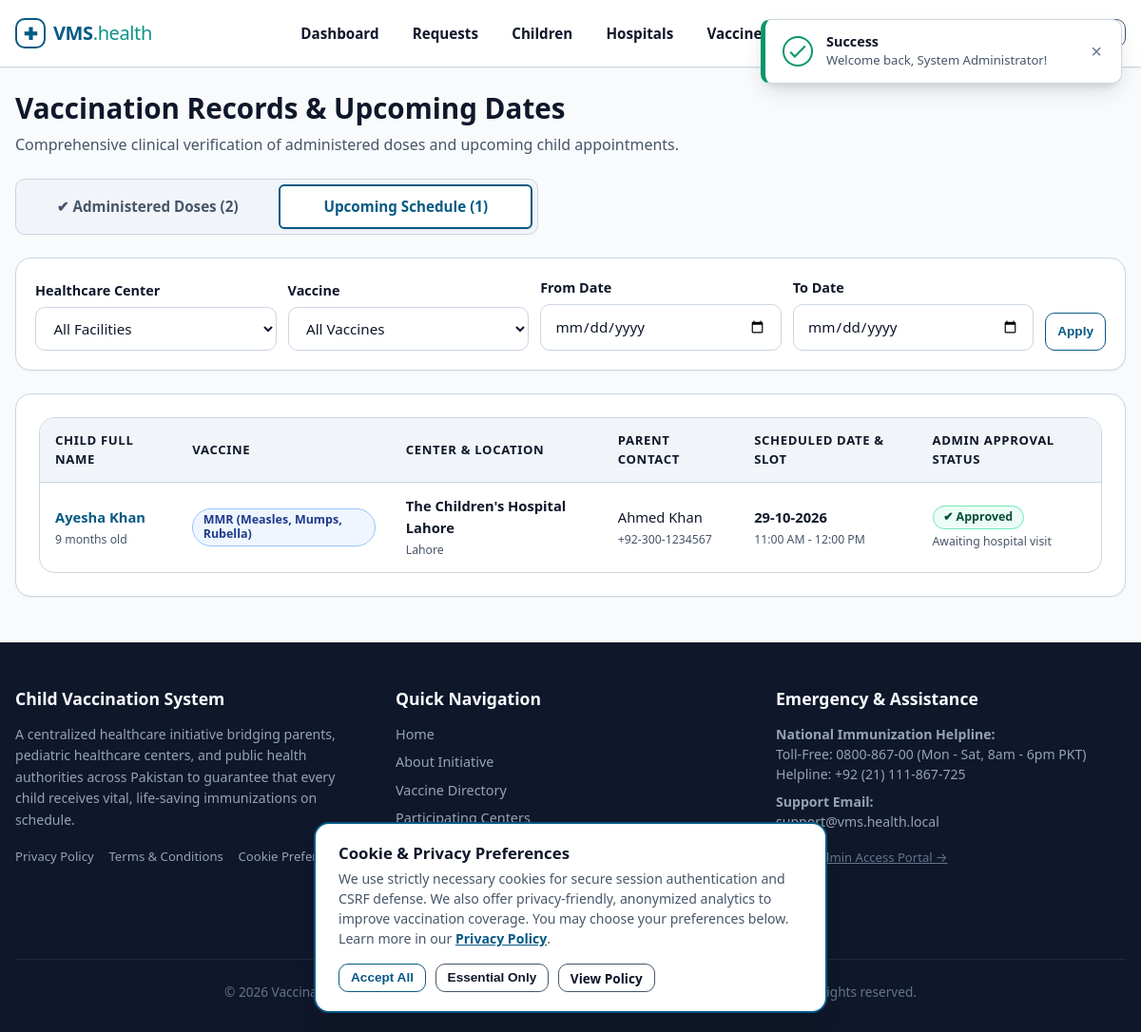
/vms/admin/vaccinations.php?view=upcoming (signed in), run on the app's committed database.
### tables this page shows
CREATE TABLE `bookings` (
  `id` INT UNSIGNED NOT NULL AUTO_INCREMENT,
  `child_id` INT UNSIGNED NOT NULL COMMENT 'Child receiving vaccination',
  `parent_id` INT UNSIGNED NOT NULL COMMENT 'Parent who booked appointment',
  `hospital_id` INT UNSIGNED NOT NULL COMMENT 'Selected vaccination center',
  `vaccine_id` INT UNSIGNED NOT NULL COMMENT 'Vaccine to be administered',
  `preferred_date` DATE NOT NULL COMMENT 'Date booked for the appointment',
  `time_slot` VARCHAR(30) NOT NULL COMMENT 'e.g. 09:00 AM - 10:00 AM',
  `admin_status` ENUM('pending', 'approved', 'rejected') NOT NULL DEFAULT 'pending' COMMENT 'Admin approval status',
  `vaccination_status` ENUM('pending', 'vaccinated', 'not_vaccinated') NOT NULL DEFAULT 'pending' COMMENT 'Hospital verification status',
  `vaccinated_on` DATETIME DEFAULT NULL COMMENT 'Timestamp when hospital confirmed vaccination',
  `remarks` TEXT DEFAULT NULL COMMENT 'Clinical observations or rejection/cancellation reasons',
  `created_at` DATETIME NOT NULL DEFAULT CURRENT_TIMESTAMP,
  PRIMARY KEY (`id`),
  KEY `idx_bookings_child` (`child_id`),
  KEY `idx_bookings_parent` (`parent_id`),
  KEY `idx_bookings_hospital` (`hospital_id`),
  KEY `idx_bookings_vaccine` (`vaccine_id`),
  KEY `idx_bookings_admin_status` (`admin_status`),
  KEY `idx_bookings_vac_status` (`vaccination_status`),
  KEY `idx_bookings_preferred_date` (`preferred_date`),
  KEY `idx_bookings_parent_child` (`parent_id`, `child_id`),
  KEY `idx_bookings_hosp_schedule` (`hospital_id`, `preferred_date`, `vaccination_status`),
  CONSTRAINT `fk_bookings_child` FOREIGN KEY (`child_id`)
    REFERENCES `children` (`id`) ON DELETE CASCADE ON UPDATE CASCADE,
  CONSTRAINT `fk_bookings_parent` FOREIGN KEY (`parent_id`)
    REFERENCES `parents` (`id`) ON DELETE CASCADE ON UPDATE CASCADE,
  CONSTRAINT `fk_bookings_hospital` FOREIGN KEY (`hospital_id`)
    REFERENCES `hospitals` (`id`) ON DELETE CASCADE ON UPDATE CASCADE,
  CONSTRAINT `fk_bookings_vaccine` FOREIGN KEY (`vaccine_id`)
    REFERENCES `vaccines` (`id`) ON DELETE CASCADE ON UPDATE CASCADE
);

CREATE TABLE `children` (
  `id` INT UNSIGNED NOT NULL AUTO_INCREMENT,
  `parent_id` INT UNSIGNED NOT NULL COMMENT 'Foreign key to parents.id',
  `name` VARCHAR(100) NOT NULL COMMENT 'Child full name',
  `dob` DATE NOT NULL COMMENT 'Date of birth used for schedule calculations',
  `gender` ENUM('male', 'female', 'other') NOT NULL COMMENT 'Biological gender',
  `blood_group` VARCHAR(10) NOT NULL COMMENT 'Blood group e.g. A+, B+, O+, AB-',
  `created_at` DATETIME NOT NULL DEFAULT CURRENT_TIMESTAMP,
  PRIMARY KEY (`id`),
  KEY `idx_children_parent_id` (`parent_id`),
  KEY `idx_children_dob` (`dob`),
  CONSTRAINT `fk_children_parent` FOREIGN KEY (`parent_id`)
    REFERENCES `parents` (`id`) ON DELETE CASCADE ON UPDATE CASCADE
);

CREATE TABLE `vaccines` (
  `id` INT UNSIGNED NOT NULL AUTO_INCREMENT,
  `name` VARCHAR(100) NOT NULL COMMENT 'Vaccine name e.g. BCG, OPV, MMR',
  `description` TEXT NOT NULL COMMENT 'Medical indications, preventable illnesses, instructions',
  `recommended_age_days` INT UNSIGNED NOT NULL COMMENT 'Days from birth when dose is due (0 = Birth)',
  `doses` INT UNSIGNED NOT NULL DEFAULT 1 COMMENT 'Total recommended doses in the series',
  `status` ENUM('available', 'unavailable') NOT NULL DEFAULT 'available',
  `created_at` DATETIME NOT NULL DEFAULT CURRENT_TIMESTAMP,
  PRIMARY KEY (`id`),
  KEY `idx_vaccines_status` (`status`),
  KEY `idx_vaccines_age_days` (`recommended_age_days`)
);

CREATE TABLE `hospitals` (
  `id` INT UNSIGNED NOT NULL AUTO_INCREMENT,
  `user_id` INT UNSIGNED NOT NULL COMMENT 'Foreign key to users.id',
  `name` VARCHAR(150) NOT NULL COMMENT 'Official name of the hospital / health center',
  `address` TEXT NOT NULL COMMENT 'Street address of the hospital',
  `city` VARCHAR(80) NOT NULL COMMENT 'City where hospital is located',
  `location` VARCHAR(150) NOT NULL COMMENT 'District, zone, or prominent landmark for parent search',
  `phone` VARCHAR(25) NOT NULL COMMENT 'Hospital reception / pediatric hotline',
  `status` ENUM('active', 'inactive') NOT NULL DEFAULT 'active' COMMENT 'Account status',
  `created_at` DATETIME NOT NULL DEFAULT CURRENT_TIMESTAMP,
  PRIMARY KEY (`id`),
  UNIQUE KEY `uk_hospitals_user_id` (`user_id`),
  KEY `idx_hospitals_city` (`city`),
  KEY `idx_hospitals_status` (`status`),
  CONSTRAINT `fk_hospitals_user` FOREIGN KEY (`user_id`)
    REFERENCES `users` (`id`) ON DELETE CASCADE ON UPDATE CASCADE
);

CREATE TABLE `users` (
  `id` INT UNSIGNED NOT NULL AUTO_INCREMENT,
  `name` VARCHAR(100) NOT NULL COMMENT 'Full name of user or organization representative',
  `email` VARCHAR(120) NOT NULL COMMENT 'Unique login email address',
  `password_hash` VARCHAR(255) NOT NULL COMMENT 'Bcrypt password hash produced by password_hash()',
  `role` ENUM('admin', 'parent', 'hospital') NOT NULL COMMENT 'System role controlling authorization',
  `created_at` DATETIME NOT NULL DEFAULT CURRENT_TIMESTAMP,
  PRIMARY KEY (`id`),
  UNIQUE KEY `uk_users_email` (`email`),
  KEY `idx_users_role` (`role`)
);

CREATE TABLE `parents` (
  `id` INT UNSIGNED NOT NULL AUTO_INCREMENT,
  `user_id` INT UNSIGNED NOT NULL COMMENT 'Foreign key to users.id',
  `phone` VARCHAR(25) NOT NULL COMMENT 'Primary contact number for notifications (+92)',
  `address` TEXT NOT NULL COMMENT 'Residential physical address',
  `created_at` DATETIME NOT NULL DEFAULT CURRENT_TIMESTAMP,
  PRIMARY KEY (`id`),
  UNIQUE KEY `uk_parents_user_id` (`user_id`),
  CONSTRAINT `fk_parents_user` FOREIGN KEY (`user_id`)
    REFERENCES `users` (`id`) ON DELETE CASCADE ON UPDATE CASCADE
);

### vms/includes/functions.php (called while the page is built, shortened)
<?php
function url(string $path = ''): string
{
    return BASE_URL . ltrim($path, '/');
}
function e($value): string
{
    return htmlspecialchars((string)$value, ENT_QUOTES, 'UTF-8');
}
function sanitizeInput($data): string
{
    return trim(str_replace(chr(0), '', $data));
}
function formatDate(?string $dateString, string $format = 'd-m-Y'): string
{
    $timestamp = strtotime($dateString);
    return date($format, $timestamp);
}
function formatAge(string $dob): string
{
    try {
        $birthDate = new DateTime($dob);
        $today = new DateTime('today');
        $diff = $birthDate->diff($today);
        if ($diff->m > 0) {
            return $diff->m . ' month' . ($diff->m > 1 ? 's' : '');
        }
        return $diff->d . ' day' . ($diff->d > 1 ? 's' : '');
    } catch (Exception $e) {
        return 'Unknown';
    }
}

### vms/admin/vaccinations.php (the view, shortened to what this page needs)
<?php
require_once __DIR__ . '/../includes/functions.php';
$pdo = getDBConnection();
$activeView = $_GET['view'] ?? 'completed';
$filterHospital = (int)($_GET['hospital_id'] ?? 0);
$filterVaccine  = (int)($_GET['vaccine_id'] ?? 0);
$startDate      = sanitizeInput($_GET['start_date'] ?? '');
$endDate        = sanitizeInput($_GET['end_date'] ?? '');
if ($activeView === 'completed') {
    $sql = 'SELECT b.*,
                   c.name AS child_name, c.dob AS child_dob,
                   u.name AS parent_name, p.phone AS parent_phone,
                   h.name AS hospital_name, h.city AS hospital_city,
                   v.name AS vaccine_name
            FROM bookings b
            JOIN children c ON b.child_id = c.id
            JOIN parents p ON b.parent_id = p.id
            JOIN users u ON p.user_id = u.id
            JOIN hospitals h ON b.hospital_id = h.id
            JOIN vaccines v ON b.vaccine_id = v.id
            WHERE b.vaccination_status = "vaccinated"';
    $params = [];
    if ($filterHospital > 0) {
        $sql .= ' AND b.hospital_id = ?';
        $params[] = $filterHospital;
    }
    if ($filterVaccine > 0) {
        $sql .= ' AND b.vaccine_id = ?';
        $params[] = $filterVaccine;
    }
    if (!empty($startDate)) {
        $sql .= ' AND DATE(b.vaccinated_on) >= ?';
        $params[] = $startDate;
    }
    if (!empty($endDate)) {
        $sql .= ' AND DATE(b.vaccinated_on) <= ?';
        $params[] = $endDate;
    }
    $sql .= ' ORDER BY b.vaccinated_on DESC';
    $stmt = $pdo->prepare($sql);
    $stmt->execute($params);
    $records = $stmt->fetchAll();
} else {
    $sql = 'SELECT b.*,
                   c.name AS child_name, c.dob AS child_dob,
                   u.name AS parent_name, p.phone AS parent_phone,
                   h.name AS hospital_name, h.city AS hospital_city,
                   v.name AS vaccine_name
            FROM bookings b
            JOIN children c ON b.child_id = c.id
            JOIN parents p ON b.parent_id = p.id
            JOIN users u ON p.user_id = u.id
            JOIN hospitals h ON b.hospital_id = h.id
            JOIN vaccines v ON b.vaccine_id = v.id
            WHERE b.admin_status = "approved" AND b.vaccination_status = "pending"';
    $params = [];
    $sql .= ' ORDER BY b.preferred_date ASC, b.time_slot ASC';
    $stmt = $pdo->prepare($sql);
    $stmt->execute($params);
    $records = $stmt->fetchAll();
}
$countCompleted = (int)$pdo->query('SELECT COUNT(*) FROM bookings WHERE vaccination_status = "vaccinated"')->fetchColumn();
$countUpcoming  = (int)$pdo->query('SELECT COUNT(*) FROM bookings WHERE admin_status = "approved" AND vaccination_status = "pending"')->fetchColumn();
require_once __DIR__ . '/../includes/header.php';
?>
<div class="container">
    <div style="margin-bottom: 1.5rem;">
        <h1>Vaccination Records & Upcoming Dates</h1>
        <p style="margin: 0;">Comprehensive clinical verification of administered doses and upcoming child appointments.</p>
    </div>
    <div class="form-tabs" style="max-width: 550px; margin-bottom: 1.5rem;">
        <a href="<?= url('admin/vaccinations.php?view=completed'); ?>"
           class="form-tab-btn <?= $activeView === 'completed' ? 'is-active' : ''; ?>" style="text-decoration: none;">
            &#10004; Administered Doses (<?= $countCompleted; ?>)
        </a>
        <a href="<?= url('admin/vaccinations.php?view=upcoming'); ?>"
           class="form-tab-btn <?= $activeView === 'upcoming' ? 'is-active' : ''; ?>" style="text-decoration: none;">
            Upcoming Schedule (<?= $countUpcoming; ?>)
        </a>
    </div>
    <div class="card" style="margin-bottom: 1.5rem; padding: 1.25rem;">
        <form action="<?= url('admin/vaccinations.php'); ?>" method="GET" style="display: flex; flex-wrap: wrap; gap: 0.75rem; align-items: flex-end;">
            <div style="flex: 1; min-width: 170px;">
                <label for="hospital_id" class="form-label">Healthcare Center</label>
                <select id="hospital_id" name="hospital_id" class="form-select">
                    <option value="0">All Facilities</option>
                </select>
            </div>
            <div style="flex: 1; min-width: 170px;">
                <label for="vaccine_id" class="form-label">Vaccine</label>
                <select id="vaccine_id" name="vaccine_id" class="form-select">
                    <option value="0">All Vaccines</option>
                </select>
            </div>
            <div style="flex: 1; min-width: 130px;">
                <label for="start_date" class="form-label">From Date</label>
                <input type="date" id="start_date" name="start_date" class="form-control" value="<?= e($startDate); ?>">
            </div>
            <div style="flex: 1; min-width: 130px;">
                <label for="end_date" class="form-label">To Date</label>
                <input type="date" id="end_date" name="end_date" class="form-control" value="<?= e($endDate); ?>">
            </div>
            <div style="display: flex; gap: 0.5rem;">
                <button type="submit" class="btn btn-primary btn-sm" style="height: 40px;">Apply</button>
            </div>
        </form>
    </div>
    <div class="card">
        <?php if (empty($records)): ?>
            <div style="text-align: center; padding: 2.5rem; color: var(--text-muted);">
                <p>No vaccination records found matching your filter selections.</p>
            </div>
        <?php else: ?>
            <div class="table-responsive">
                <table class="table">
                    <thead>
                        <tr>
                            <th>Child Full Name</th>
                            <th>Vaccine</th>
                            <th>Center & Location</th>
                            <th>Parent Contact</th>
                            <?php if ($activeView === 'completed'): ?>
                                <th>Vaccination Date & Time</th>
                                <th>Clinical Observation / Remarks</th>
                            <?php else: ?>
                                <th>Scheduled Date & Slot</th>
                                <th>Admin Approval Status</th>
                            <?php endif; ?>
                        </tr>
                    </thead>
                    <tbody>
                        <?php foreach ($records as $r): ?>
                            <tr>
                                <td>
                                    <strong><a href="<?= url('admin/children.php?id=' . (int)$r['child_id']); ?>"><?= e($r['child_name']); ?></a></strong><br>
                                    <small style="color: var(--text-muted);"><?= formatAge($r['child_dob']); ?> old</small>
                                </td>
                                <td>
                                    <span class="badge badge-info"><?= e($r['vaccine_name']); ?></span>
                                </td>
                                <td>
                                    <strong><?= e($r['hospital_name']); ?></strong><br>
                                    <small style="color: var(--text-muted);"><?= e($r['hospital_city']); ?></small>
                                </td>
                                <td>
                                    <?= e($r['parent_name']); ?><br>
                                    <small style="color: var(--text-muted);"><?= e($r['parent_phone']); ?></small>
                                </td>
                                <?php if ($activeView === 'completed'): ?>
                                    <td>
                                        <strong style="color: var(--success);">&#10004; <?= formatDate($r['vaccinated_on'], 'd-m-Y'); ?></strong><br>
                                        <small style="color: var(--text-muted);"><?= formatDate($r['vaccinated_on'], 'h:i A'); ?></small>
                                    </td>
                                    <td>
                                        <small><?= e($r['remarks'] ?: 'Successfully administered with no immediate contraindications.'); ?></small>
                                    </td>
                                <?php else: ?>
                                    <td>
                                        <strong><?= formatDate($r['preferred_date']); ?></strong><br>
                                        <small style="color: var(--text-muted);"><?= e($r['time_slot']); ?></small>
                                    </td>
                                    <td>
                                        <span class="badge badge-success">&#10004; Approved</span><br>
                                        <small style="color: var(--text-muted);">Awaiting hospital visit</small>
                                    </td>
                                <?php endif; ?>
                            </tr>
                        <?php endforeach; ?>
                    </tbody>
                </table>
            </div>
        <?php endif; ?>
    </div>
</div>
<?php require_once __DIR__ . '/../includes/footer.php'; ?>

### data on the page
bookings: child.name "Ayesha Khan", child.dob "9 months", vaccine.name "MMR (Measles, Mumps, Rubella)", hospital.name "The Children's Hospital Lahore", hospital.city "Lahore", users.name "Ahmed Khan", parent.phone "+92-300-1234567", preferred_date "29-10-2026", time_slot "11:00 AM - 12:00 PM"

### other printed values
$flashType "Success"
$flashMsg "Welcome back, System Administrator!"
$countCompleted "2"
$countUpcoming "1"
